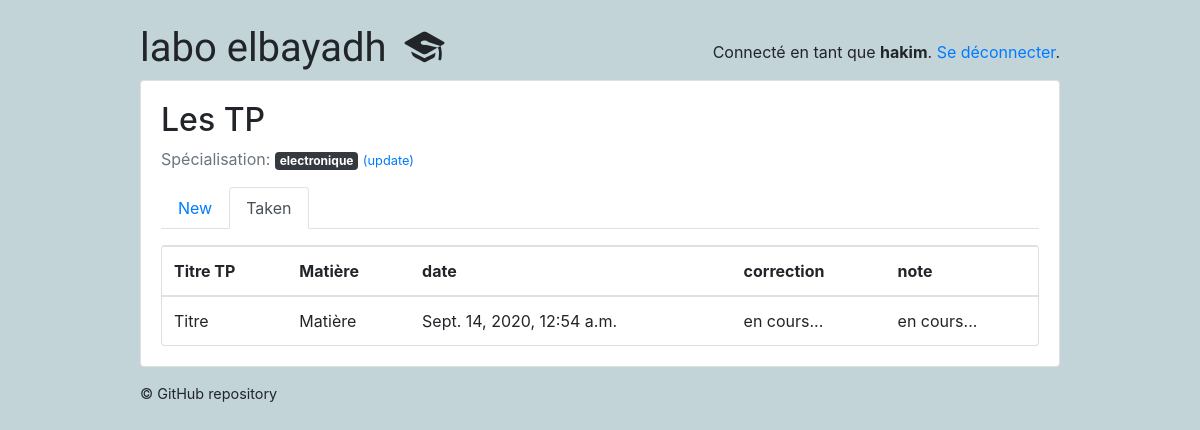
The page /students/taken/ (signed in) on the database as committed earlier.
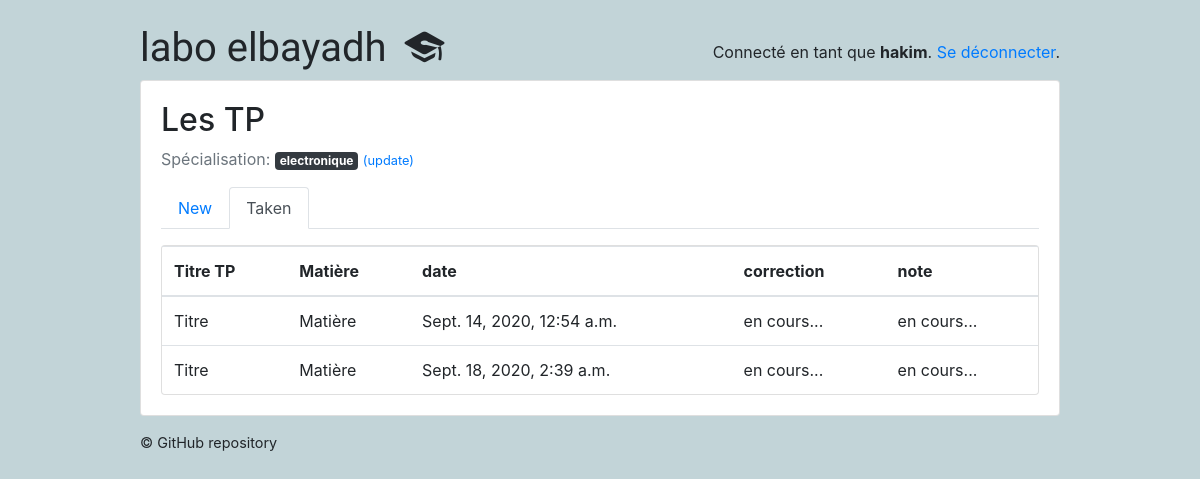
The same page on the database as committed later.
### classroom/models.py (models this page shows, shortened)
class Subject(models.Model):
    name = models.CharField(max_length=30)
    color = models.CharField(max_length=7, default='#007bff')
    def get_html_badge(self):
        name = escape(self.name)
        color = escape(self.color)
        html = '<span class="badge badge-primary" style="background-color: %s">%s</span>' % (color, name)
        return mark_safe(html)

class TakenQuiz(models.Model):
    student = models.ForeignKey(Student,on_delete=models.CASCADE, related_name='taken_quizzes')
    quiz = models.ForeignKey(Quiz, on_delete=models.CASCADE, related_name='taken_quizzes')
    score = models.FloatField()
    date = models.DateTimeField(auto_now_add=True)
    compte_rendu = models.FileField(upload_to='uploads_tp/')
    correction_TP_ensegn  = models.FileField(upload_to='uploads_tp/')

class Quiz(models.Model):
    owner = models.ForeignKey(User, on_delete=models.CASCADE, related_name='quizzes')
    name = models.CharField(max_length=255 , default='Titre' , verbose_name= 'Titre TP',)
    subject = models.ForeignKey(Subject, on_delete=models.CASCADE, related_name='quizzes', verbose_name= 'les filières',)
    type_tp_posible = (
        ('redressement et filtrage ', 'redressement et filtrage '),
        ('filtrage RC', 'filtrage RC'),
    )
    type_tp = models.CharField(max_length=500 ,choices=type_tp_posible , verbose_name= 'Type de circuit électrique')
    description = models.TextField( max_length=500 , verbose_name= 'Description de TP ')
    module = models.CharField(max_length=255, default='Matière' , verbose_name= 'Matière' )
    Temps_TP = models.IntegerField(default=5 , verbose_name= 'Temps de TP min')
    temps_cal = models.IntegerField(default=12 , verbose_name= 'L interval temporel de calendrier (À l\'heure)')
    email_cad = models.BooleanField(default=False ,verbose_name='Envoyer  des notifications   au étudiants  par email' )

### classroom/views/students.py (the view)
# urls.py: path('taken/', students.TakenQuizListView.as_view(), name='taken_quiz_list'),
@method_decorator([login_required, student_required], name='dispatch')
class TakenQuizListView(ListView):
    model = TakenQuiz
    context_object_name = 'taken_quizzes'
    template_name = 'classroom/students/taken_quiz_list.html'
    def get_queryset(self):
        queryset = self.request.user.student.taken_quizzes \
            .select_related('quiz', 'quiz__subject') \
            .order_by('quiz__name')
        return queryset

### classroom/templates/classroom/students/taken_quiz_list.html (shortened to what this page needs)
{% extends 'base.html' %}
{% block content %}
  {% include 'classroom/students/_header.html' with active='taken' %}
  <div class="card">
    <table class="table mb-0">
      <thead>
        <tr>
          <th>Titre TP</th>
          <th>Matière</th>
          <th>date</th>
          <th>correction</th>
          <th>note</th>
        </tr>
      </thead>
      <tbody>
        {% for taken_quiz in taken_quizzes %}
          <tr>
            <td>{{ taken_quiz.quiz.name }}</td>
            <td>{{ taken_quiz.quiz.module }}</td>
            <td>{{ taken_quiz.date}}</td>
            {% if taken_quiz.score == 100.0  %}
            <td> en cours...</td>
              <td> en cours...</td>
            {% endif  %}
          </tr>
        {% empty %}
          <tr>
            <td class="bg-light text-center font-italic" colspan="3">Vous n'avez effectué aucun travail pratique.</td>
          </tr>
        {% endfor %}
      </tbody>
    </table>
  </div>
{% endblock %}

### classroom/templates/classroom/students/_header.html
<h2>Les TP</h2>
<p class="text-muted">
  Spécialisation:{% for subject in user.student.interests.all %} {{ subject.get_html_badge }}{% endfor %}
  <a href="{% url 'students:student_interests' %}"><small>(update)</small></a>
</p>
<ul class="nav nav-tabs mb-3">
  <li class="nav-item">
    <a class="nav-link{% if active == 'new' %} active{% endif %}" href="{% url 'students:quiz_list' %}">New</a>
  </li>
  <li class="nav-item">
    <a class="nav-link{% if active == 'taken' %} active{% endif %}" href="{% url 'students:taken_quiz_list' %}">Taken</a>
  </li>
</ul>

Rows that differ between the two databases and show on the page:
added TakenQuiz: quiz.name "Titre", quiz.module "Matière", date "Sept. 18, 2020, 2:39 a.m.", score "en cours..."
